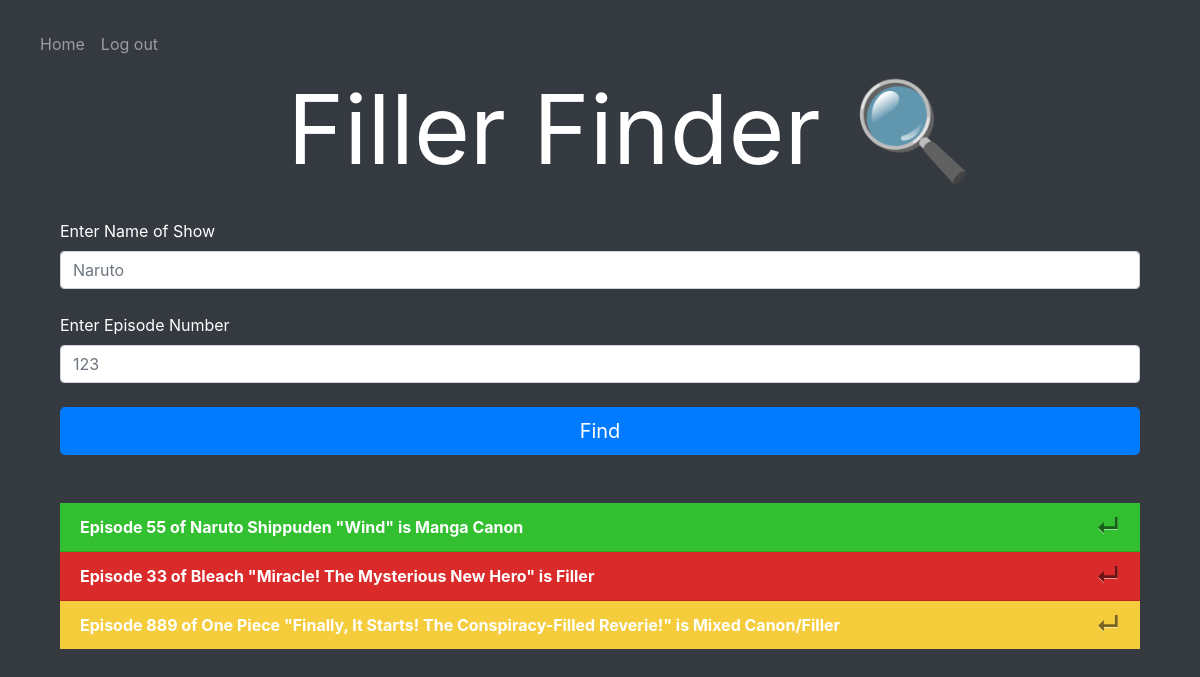
Screenshot of / (signed in) with the database file from the repository.
### webapp/models.py (models this page shows)
class Show(db.Model):
    id = db.Column(db.Integer, primary_key=True)
    user_id = db.Column(db.Integer, db.ForeignKey('user.id'))
    show_name = db.Column(db.String(1000))
    eps_num = db.Column(db.String(50000))
    show_title = db.Column(db.String(50000))
    status = db.Column(db.String(500))

### webapp/views.py (the view)
@views.route('/', methods=['GET', 'POST'])
@login_required
def home():
    if request.method == 'POST':
        eps_num = request.form.get('epsNum').strip()
        show_name = request.form.get('showName').strip().title()
        URL = "https://www.animefillerlist.com/shows/" + show_name.replace(' ', '-')
        page = requests.get(URL)
        soup = BeautifulSoup(page.content, "html.parser")
        results = soup.find(class_="EpisodeList")
        if isinstance(results, type(None)):
            flash('Show entered incorrectly or does not exist', category='error')
            return render_template('home_page.html', user=current_user)
        else:
            total_episodes = len(results.find_all('td', class_ = 'Date'))
        if eps_num == '' or not eps_num.isdigit():
            flash('Show entered incorrectly or does not exist', category='error')
            return render_template('home_page.html', user=current_user)
        else:
            if int(eps_num) < 1 or total_episodes < int(eps_num):
                flash('That episode does not exists', category='error')
                return render_template('home_page.html', user=current_user)
        manga_canon = results.find_all(
            "td", string=lambda text: "manga canon" in text.lower()
        )
        filler_mixed_list = results.find_all(
            "td", string=lambda text: "filler" in text.lower()
        )
        anime_canon = results.find_all(
            "td", string=lambda text: "anime canon" in text.lower()
        )
        manga_canon_elements = [
            tr_element.parent for tr_element in manga_canon
        ]
        filler_list_elements = [
            tr_element.parent for tr_element in filler_mixed_list
        ]
        anime_canon_elements = [
            tr_element.parent for tr_element in anime_canon
        ]
        found_status = False
        while not found_status:
            for element in filler_list_elements:
                if str(eps_num) == element.find('td', class_ = "Number").text.strip():
                    episode_type = element.find('td', class_ = "Type").text.strip()
                    episode_title = element.find('td', class_ = "Title").text.strip()
                    print(f'Episode {eps_num} of {show_name.title()} titled "{episode_title}"\n'
                            f'is {episode_type}.')
                    found_status = True
                    break
            if not found_status:
                for element in anime_canon_elements:
                    if str(eps_num) == element.find('td', class_ = "Number").text.strip():
                        episode_type = element.find('td', class_ = "Type").text.strip()
                        episode_title = element.find('td', class_ = "Title").text.strip()
                        print(f'Episode {eps_num} of {show_name.title()} titled "{episode_title}"\n'
                                f'is {episode_type}.')
                        found_status = True
                        break
            if not found_status:
                for element in manga_canon_elements:
                    if str(eps_num) == element.find('td', class_ = "Number").text.strip():
                        episode_type = element.find('td', class_ = "Type").text.strip()
                        episode_title = element.find('td', class_ = "Title").text.strip()
                        print(f'Episode {eps_num} of {show_name.title()} titled "{episode_title}"\n'
                                f'is {episode_type}.')
                        found_status = True
                        break
        new_show = Show(show_name=show_name, eps_num=eps_num, show_title=episode_title,
                        status=episode_type, user_id=current_user.id)
        db.session.add(new_show)
        db.session.commit()
        flash('Show Added!', category='success')
    elif request.method == 'GET':
        pass
    return render_template('home_page.html', user=current_user)

### webapp/__init__.py (called while the page is built)
def create_app():
    app = Flask(__name__)
    app.config['SECRET_KEY'] = '8snve89s0e 2ou4nb249v'
    app.config['SQLALCHEMY_DATABASE_URI'] = f'sqlite:///{DB_NAME}'
    db.init_app(app)
    from .views import views
    from .auth import auth
    app.register_blueprint(views, url_prefix='/')
    app.register_blueprint(auth, url_prefix='/')
    from .models import User
    with app.app_context():
        db.create_all()
    login_manager = LoginManager()
    login_manager.login_view = 'auth.login'
    login_manager.init_app(app)
    @login_manager.user_loader
    def load_user(id):
        return User.query.get(int(id))
    return app

### webapp/templates/home_page.html (shortened to what this page needs)
{% extends "base.html" %} {% block title %}Home{% endblock %}
{% block content%}
<form method="POST">
    <h1 align="center"
        class="display-1"
        style="padding-left: 40px;
            font-weight: 400;">
            Filler Finder
            <span style="display:inline-flex;
                        width: 105px;
                        height: 105px;">
                <label style="padding-left: 5px;">&#x1F50D;</label>
            </span>
        </h1>
    <br />
    <div class="container-fluid" name="user_entry">
        <div>
            <label>Enter Name of Show</label>
            <input type="text"
                class="form-control"
                aria-label="Large"
                aria-describedby="inputGroup-sizing-sm"
                placeholder="Naruto"
                id="showName"
                name="showName"/>
        </div>
        <br />
        <div>
            <label>Enter Episode Number</label>
            <input
                type="text"
                class="form-control"
                aria-label="Large"
                aria-describedby="inputGroup-sizing-sm"
                placeholder="123"
                id="epsNum"
                name="epsNum"/>
        </div>
        <br />
            <button align="center"
              type="submit"
              class="btn btn-primary btn-lg btn-block">Find</button>
        <br />
        <br />
        <ul class="list-group list-group-flush"
            id="shows">
        {% for show in user.shows %}
            {% if show.status == 'Manga Canon' %}
                <li class="list-group-item"
                    style="background-color: rgba(50, 225, 45, 0.800);"
                    >
                    <b>Episode {{show.eps_num}} of {{ show.show_name }} "{{show.show_title}}" is {{show.status}}
                    </b>
                    <button type="button"
                        class="close"
                        onClick="deleteShow({{ show.id }})">
                        <span aria-hidden="true">&crarr;</span>
                    </button>
            {% elif show.status == 'Filler' %}
                <li class="list-group-item"
                    style="background-color: rgba(240, 40, 40, 0.885);">
                    <b>Episode {{show.eps_num}} of {{ show.show_name }} "{{show.show_title}}" is {{show.status}}
                    </b>
                    <button
                        type="button"
                        class="close"
                        onClick= "deleteShow({{ show.id  }})">
                    <span aria-hidden="true">&crarr;</span>
                    </button>
            {% elif show.status == 'Mixed Canon/Filler' %}
                <li class="list-group-item"
                    style="background-color: rgb(245, 205, 60);">
                    <b>Episode {{show.eps_num}} of {{ show.show_name }} "{{show.show_title}}" is {{show.status}}
                    </b>
                    <button
                        type="button"
                        class="close"
                        onClick= "deleteShow({{ show.id  }})">
                    <span aria-hidden="true">&crarr;</span>
                    </button>
            {% endif %}
            {% endfor %}
        </li>
        </ul>
    </div>
</form>
{% endblock %}

### webapp/templates/base.html (shortened to what this page needs)
<!DOCTYPE html>
<html lang="en">
  <head>
    <link
      rel="stylesheet"
      href="https://stackpath.bootstrapcdn.com/bootstrap/4.4.1/css/bootstrap.min.css"
    />
    <link
      rel="stylesheet"
      href="https://stackpath.bootstrapcdn.com/font-awesome/4.7.0/css/font-awesome.min.css"
    />
  </head>
  <body class="p-3 mb-2 bg-dark text-white">
    <nav class="navbar navbar-expand-lg navbar-dark" style="background-color: #343a40;">
        <div class="collapse navbar-collapse" id="navbar">
            <div class="navbar-nav">
                {% if user.is_authenticated %}
                <a class="nav-item nav-link" id="home" href="/">Home</a>
                <a class="nav-item nav-link" id="logout" href="/logout">Log out</a>
                {% else %}
                <a class="nav-item nav-link" id="login" href="/login">Log in</a>
                <a class="nav-item nav-link" id="signUp" href="/sign-up">Sign Up</a>
                {% endif %}
            </div>
        </div>
    </nav>
    <div class="container"">
        {% block content %}
        {% endblock %}
    </div>
  </body>
</html>

### rows the page displays
Show: eps_num "55", show_name "Naruto Shippuden", show_title "Wind", status "Manga Canon"
Show: eps_num "33", show_name "Bleach", show_title "Miracle! The Mysterious New Hero", status "Filler"
Show: eps_num "889", show_name "One Piece", show_title "Finally, It Starts! The Conspiracy-Filled Reverie!", status "Mixed Canon/Filler"
